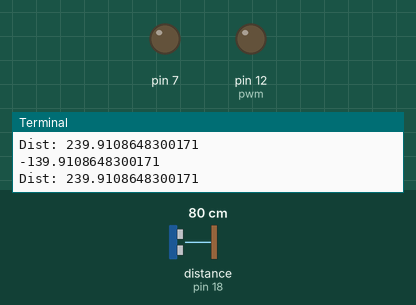
This program was run on a simulated Raspberry Pi (header pin numbers). On the bench: output pins drawn as LEDs (lit = HIGH), the last lines printed to the terminal. The inputs (shaded band) are chosen by the test bench; at power-on: distance to the obstacle (sensor on pin 18) 80 cm. The echo pulse lasts 58.3 µs per cm; the clock reads 2024-03-15 10:24:30 at power-on unless the program sets it; pins used as bus, display or sensor lines are not drawn.

Above: at 1.2 s.
1.3 s: distance to the obstacle (sensor on pin 18) set to 2 cm
At 2.0 s:
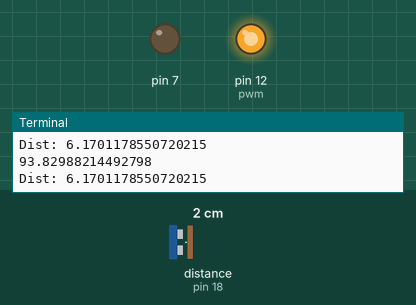
2.8 s: distance to the obstacle (sensor on pin 18) set to 18 cm
At 3.8 s:
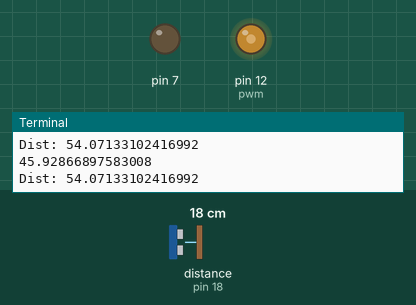
Timing chart, 0 to 5.8 s (numbered marks = the images above; inputs shaded):
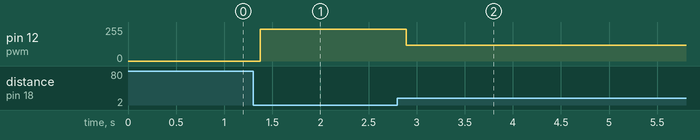

The program:

pwm.py
```python
import time
import RPi.GPIO as GPIO
GPIO.setmode(GPIO.BOARD)
GPIO.setup(12, GPIO.OUT)
GPIO.setup(7, GPIO.OUT)

GPIO_TRIGGER = 16
GPIO_ECHO = 18
GPIO.setup(GPIO_TRIGGER, GPIO.OUT)
GPIO.setup(GPIO_ECHO, GPIO.IN)

pwm = GPIO.PWM(12, 50)  # channel=12 frequency=50Hz
dc=0
pwm.start(dc)

def Reverse(num):
    rev = 100
    num = rev - num
    print(num)
    return num

def distance():
    # set Trigger to HIGH
    GPIO.output(GPIO_TRIGGER, True)

    # set Trigger after 0.01ms to LOW
    time.sleep(0.00001)
    GPIO.output(GPIO_TRIGGER, False)

    StartTime = time.time()
    StopTime = time.time()

    # save StartTime
    while GPIO.input(GPIO_ECHO) == 0:
        StartTime = time.time()

    # save time of arrival
    while GPIO.input(GPIO_ECHO) == 1:
        StopTime = time.time()

    # time difference between start and arrival
    TimeElapsed = StopTime - StartTime
    # multiply with the sonic speed (34300 cm/s)
    # and divide by 2, because there and back
    distance = (TimeElapsed * 34300) / 2

    return distance

try:
	while 1:
		dist = distance() * 3 #used the multiplier to make it easier to demonstrate
		dc = dist
		dcreversed = Reverse(dc)
		print("Dist: " + str(dist))
		if dc < 100 and dc >= 0: #dc only accepts ranges within 0 and 100
			pwm.ChangeDutyCycle(dcreversed)
			time.sleep(0.1)
		else: #not within range
			dc = 0
			pwm.ChangeDutyCycle(dc)
			time.sleep(0.1)
except KeyboardInterrupt:
	GPIO.cleanup()
```

Measured:
- after the input at 1.3 s, pin 12 (pwm): 0/255 → 239/255 after 0.08 s
- after the input at 2.8 s, pin 12 (pwm): 239/255 → 117/255 after 0.09 s
